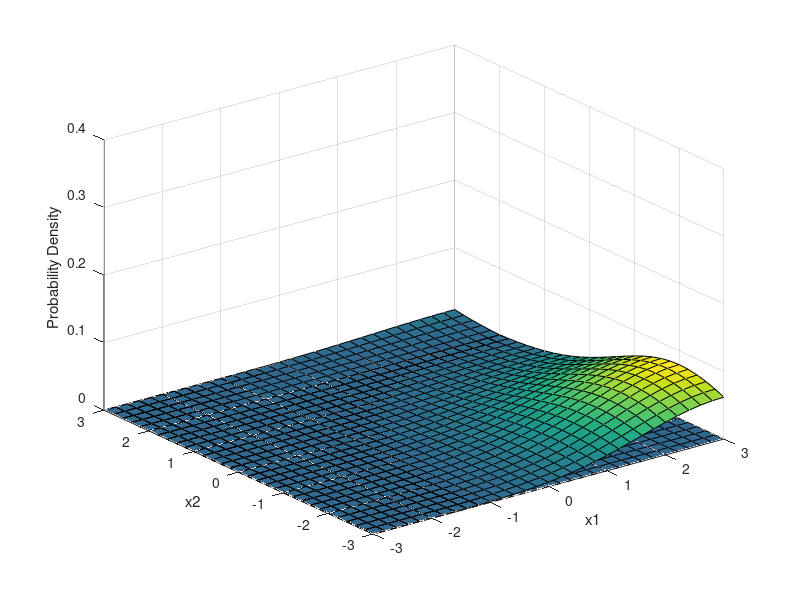

Reproduce this figure in MATLAB.
x1 = -3:0.2:3;
x2 = -3:0.2:3;
[X1,X2] = meshgrid(x1,x2);
X = [X1(:) X2(:)];
sigma = [2 0; 0 2]; mu1=[3 6]; mu2=[3 -2 ]; p1=1/2 ; p2=1-p1;
w1 = mvnpdf(X,mu1,sigma);
w2 = mvnpdf(X,mu2,sigma);
y1 = reshape(w1,length(x2),length(x1));
y2 = reshape(w2,length(x2),length(x1));

surf(x1,x2,y1)
caxis([min(y1(:))-0.5*range(y1(:)),max(y1(:))])
axis([-3 3 -3 3 0 0.4])
xlabel('x1')
ylabel('x2')
zlabel('Probability Density')

hold on
surf(x1,x2,y2)
caxis([min(y2(:))-0.5*range(y2(:)),max(y2(:))])
axis([-3 3 -3 3 0 0.4])
xlabel('x1')
ylabel('x2')
zlabel('Probability Density')

g=y1-y2;
hold on
surf(x1,x2,g)